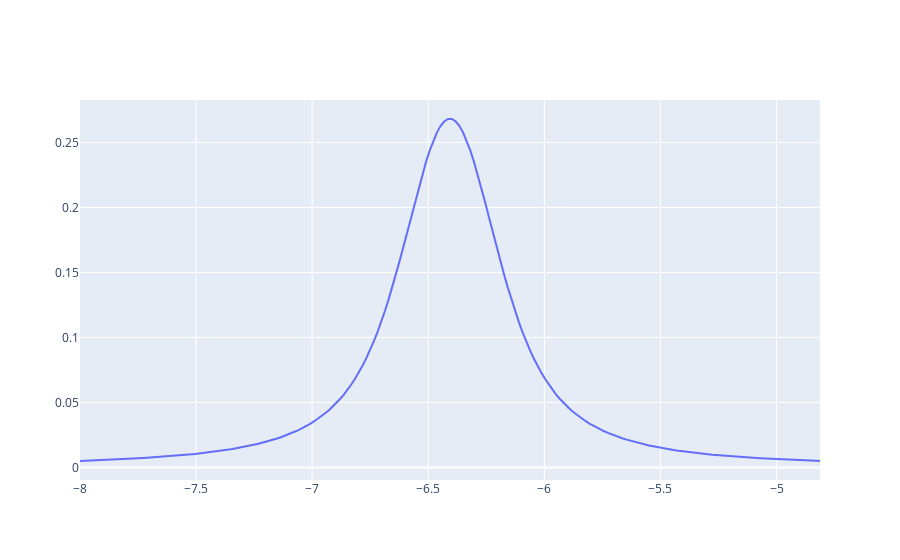

The notebook cell this image was saved under:
### Code cell
sigma = 0.5
sigma_f = 0.8
mu_cauchy = 0 
gamma = 1
#f = lambda x : 1/np.sqrt(2*math.pi)/sigma_f*np.exp(-x*x/2/sigma_f/sigma_f)
#f = lambda x: 1/wStep if (-wStep / 2 <= x <= wStep / 2) else 0.0 # нормировка на единицу
f = lambda x : 1/math.pi * gamma/ ((x-mu_cauchy)*(x-mu_cauchy)+gamma*gamma)
f = np.vectorize(f)
g = lambda x : 1/np.sqrt(2*math.pi)/sigma*np.exp(-x*x/2/sigma/sigma)

sample = convolute(f, g, -wind, wind)
y = sample(x)
x = np.linspace(-wind, wind, 1000)
sigma_gen = np.std(y)
mu_gen = np.mean(y)
print(mu_gen, sigma_gen)

go.Figure(go.Scatter(x = x, y = y, name = "convolution"))

### Figure 1 — Plotly figure (JSON) as saved in the notebook; plotly's stock layout.template omitted (floating-point values rounded to 4 significant figures; data arrays with more than 128 entries replaced by an {"elided": "..."} marker saying what was removed)
{"data": [{"name": "convolution", "type": "scatter", "x": {"elided": "1000 float values"}, "y": {"elided": "200 float values"}}], "layout": {}}
